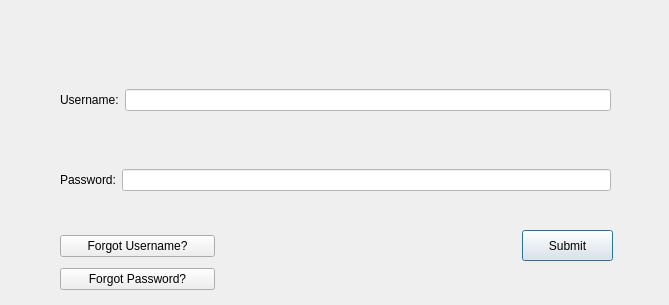
<?xml version="1.0" encoding="UTF-8"?>
<ui version="4.0">
 <class>loginWindow</class>
 <widget class="QDialog" name="loginWindow">
  <property name="geometry">
   <rect>
    <x>0</x>
    <y>0</y>
    <width>669</width>
    <height>305</height>
   </rect>
  </property>
  <property name="windowTitle">
   <string>Login</string>
  </property>
  <widget class="QWidget" name="horizontalLayoutWidget">
   <property name="geometry">
    <rect>
     <x>60</x>
     <y>60</y>
     <width>551</width>
     <height>80</height>
    </rect>
   </property>
   <layout class="QHBoxLayout" name="horizontalLayout">
    <item>
     <widget class="QLabel" name="label_2">
      <property name="text">
       <string>Username:</string>
      </property>
     </widget>
    </item>
    <item>
     <widget class="QLineEdit" name="lineEdit_Username">
      <property name="styleSheet">
       <string notr="true">color: rgb(0,0,0);
background-color: rgb(255,255,255)</string>
      </property>
     </widget>
    </item>
   </layout>
  </widget>
  <widget class="QWidget" name="horizontalLayoutWidget_2">
   <property name="geometry">
    <rect>
     <x>60</x>
     <y>140</y>
     <width>551</width>
     <height>80</height>
    </rect>
   </property>
   <layout class="QHBoxLayout" name="horizontalLayout_2">
    <item>
     <widget class="QLabel" name="label">
      <property name="text">
       <string>Password:</string>
      </property>
     </widget>
    </item>
    <item>
     <widget class="QLineEdit" name="lineEdit_Password">
      <property name="styleSheet">
       <string notr="true">color: rgb(0,0,0);
background-color: rgb(255,255,255)</string>
      </property>
     </widget>
    </item>
   </layout>
  </widget>
  <widget class="QPushButton" name="pushButton_submit">
   <property name="geometry">
    <rect>
     <x>522</x>
     <y>230</y>
     <width>91</width>
     <height>31</height>
    </rect>
   </property>
   <property name="text">
    <string>Submit</string>
   </property>
  </widget>
  <widget class="QWidget" name="verticalLayoutWidget">
   <property name="geometry">
    <rect>
     <x>60</x>
     <y>230</y>
     <width>155</width>
     <height>66</height>
    </rect>
   </property>
   <layout class="QVBoxLayout" name="verticalLayout">
    <item>
     <widget class="QPushButton" name="pushButton_FORGOTUNAME">
      <property name="text">
       <string>Forgot Username?</string>
      </property>
     </widget>
    </item>
    <item>
     <widget class="QPushButton" name="pushButton_FORGOTPASS">
      <property name="text">
       <string>Forgot Password?</string>
      </property>
     </widget>
    </item>
   </layout>
  </widget>
 </widget>
 <resources/>
 <connections/>
</ui>
